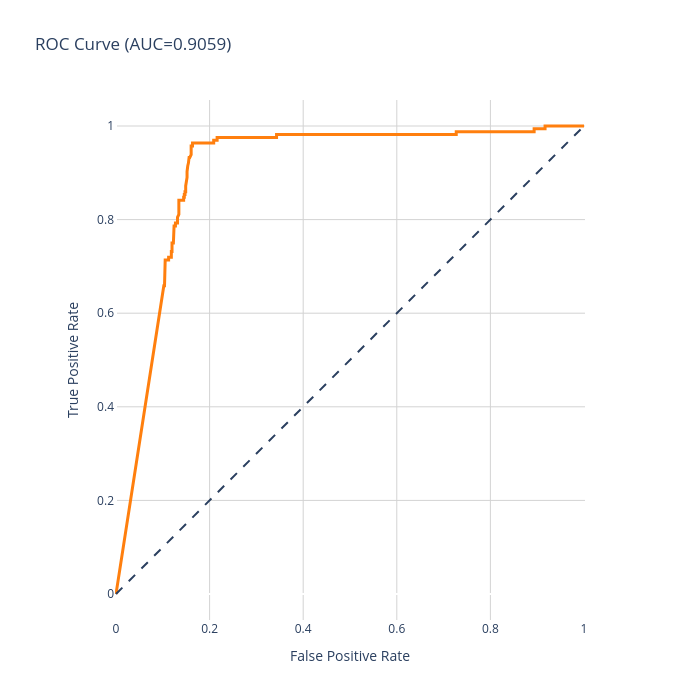

The code cell stored with this chart in its notebook:
### Markdown cell above
## ROC Curve (not representative unless sample size of both classes equal)

### Code cell
fpr, tpr, _ = roc_curve(y_target, y_prob)
auc_score = roc_auc_score(y_target, y_prob)

layout = go.Layout(
    title = f'ROC Curve (AUC={auc(fpr, tpr):.4f})',
    xaxis = dict(
        gridcolor='lightgrey'),
    yaxis = dict(
        gridcolor='lightgrey'), 
    paper_bgcolor='rgba(0,0,0,0)',
    plot_bgcolor='rgba(0,0,0,0)'
)

fig = go.Figure(layout=layout)
fig.add_shape(
    type='line', line=dict(dash='dash'),
    x0=0, x1=1, y0=0, y1=1
)


fig.add_trace(go.Scatter(x=fpr, y=tpr, mode='lines', line=dict(color='#FF7F0E', width=3)))

fig.update_layout(
    xaxis_title='False Positive Rate',
    yaxis_title='True Positive Rate',
    yaxis=dict(scaleanchor="x", scaleratio=1),
    xaxis=dict(constrain='domain'),
    width=700, height=700
)
fig.show()

### Figure 1 — Plotly figure (JSON) as saved in the notebook; plotly's stock layout.template omitted (floating-point values rounded to 4 significant figures; data arrays with more than 128 entries replaced by an {"elided": "..."} marker saying what was removed)
{"data": [{"line": {"color": "#FF7F0E", "width": 3}, "mode": "lines", "type": "scatter", "x": {"elided": "224 float values"}, "y": {"elided": "224 float values"}}], "layout": {"height": 700, "paper_bgcolor": "rgba(0, 0, 0, 0)", "plot_bgcolor": "rgba(0, 0, 0, 0)", "shapes": [{"line": {"dash": "dash"}, "type": "line", "x0": 0, "x1": 1, "y0": 0, "y1": 1}], "title": {"text": "ROC Curve (AUC=0.9059)"}, "width": 700, "xaxis": {"autorange": true, "constrain": "domain", "domain": [0.06481, 0.9352], "gridcolor": "lightgrey", "range": [-0.002137, 1.002], "title": {"text": "False Positive Rate"}, "type": "linear"}, "yaxis": {"autorange": true, "domain": [0, 1], "gridcolor": "lightgrey", "range": [-0.05556, 1.056], "scaleanchor": "x", "scaleratio": 1, "title": {"text": "True Positive Rate"}, "type": "linear"}}}
